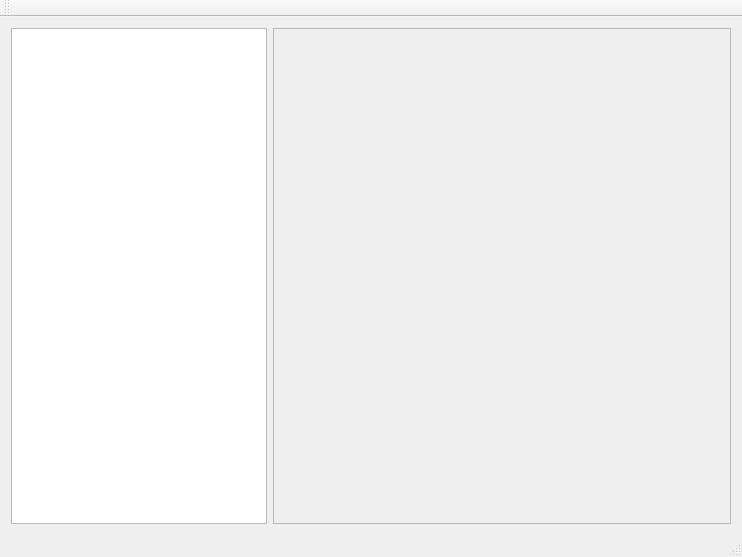
<?xml version="1.0" encoding="UTF-8"?>
<ui version="4.0">
 <class>AssetManager</class>
 <widget class="QMainWindow" name="AssetManager">
  <property name="geometry">
   <rect>
    <x>0</x>
    <y>0</y>
    <width>742</width>
    <height>557</height>
   </rect>
  </property>
  <property name="windowTitle">
   <string>AssetManager</string>
  </property>
  <widget class="QWidget" name="centralWidget">
   <layout class="QGridLayout" name="gridLayout">
    <item row="0" column="0">
     <widget class="QTreeView" name="treeView"/>
    </item>
    <item row="0" column="1">
     <widget class="QScrollArea" name="scrollArea">
      <property name="sizePolicy">
       <sizepolicy hsizetype="Expanding" vsizetype="Expanding">
        <horstretch>2</horstretch>
        <verstretch>0</verstretch>
       </sizepolicy>
      </property>
      <property name="widgetResizable">
       <bool>true</bool>
      </property>
      <widget class="QWidget" name="scrollAreaWidgetContents">
       <property name="geometry">
        <rect>
         <x>0</x>
         <y>0</y>
         <width>460</width>
         <height>485</height>
        </rect>
       </property>
      </widget>
     </widget>
    </item>
   </layout>
  </widget>
  <widget class="QMenuBar" name="menuBar">
   <property name="geometry">
    <rect>
     <x>0</x>
     <y>0</y>
     <width>742</width>
     <height>21</height>
    </rect>
   </property>
  </widget>
  <widget class="QToolBar" name="mainToolBar">
   <attribute name="toolBarArea">
    <enum>TopToolBarArea</enum>
   </attribute>
   <attribute name="toolBarBreak">
    <bool>false</bool>
   </attribute>
  </widget>
  <widget class="QStatusBar" name="statusBar"/>
 </widget>
 <layoutdefault spacing="6" margin="11"/>
 <resources/>
 <connections/>
</ui>
